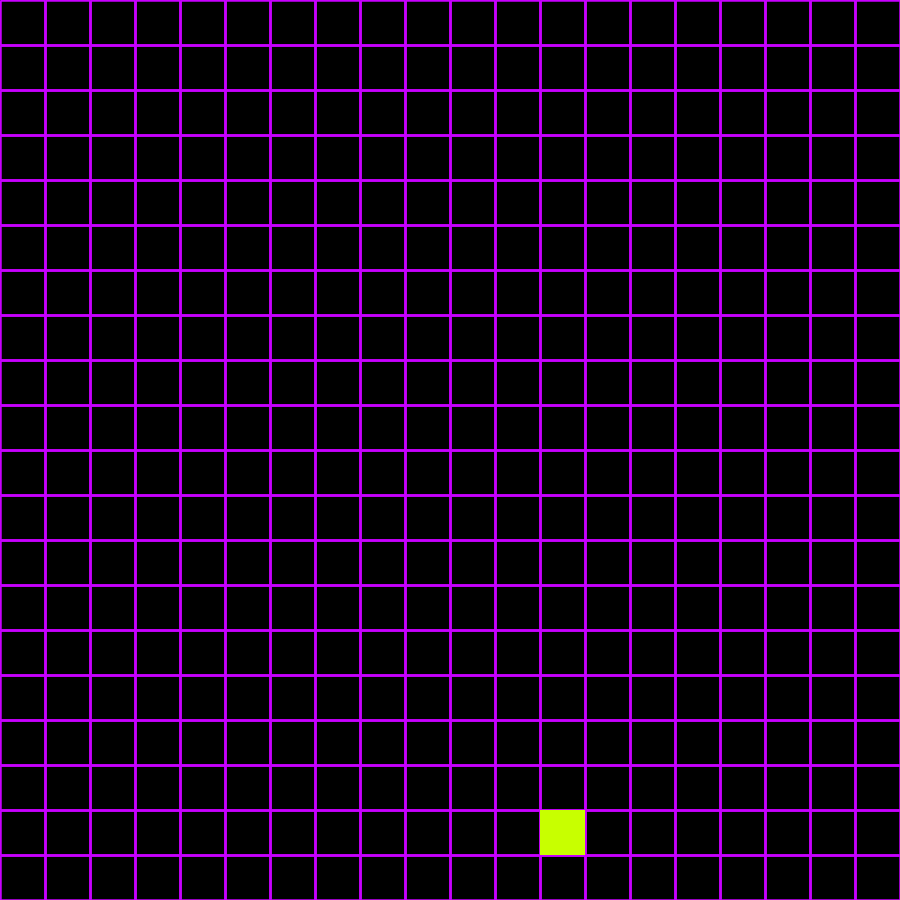
Frame 1 (no input)
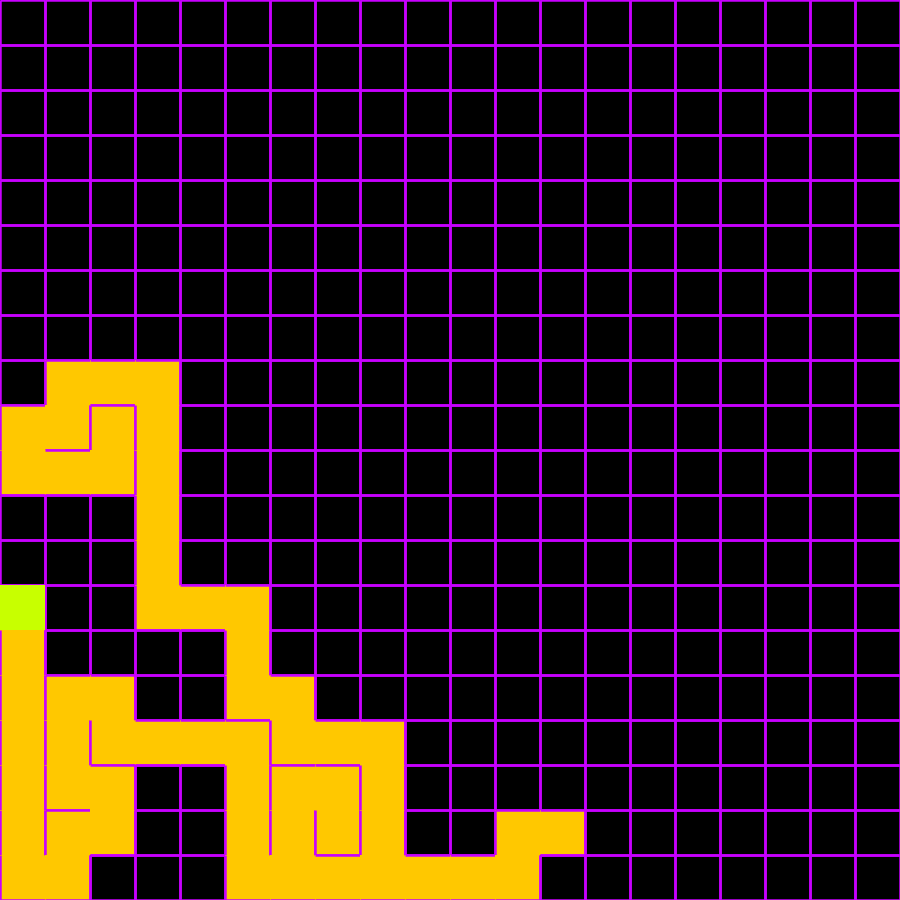
Frame 60 (the mouse pressed at the canvas centre just before this capture)
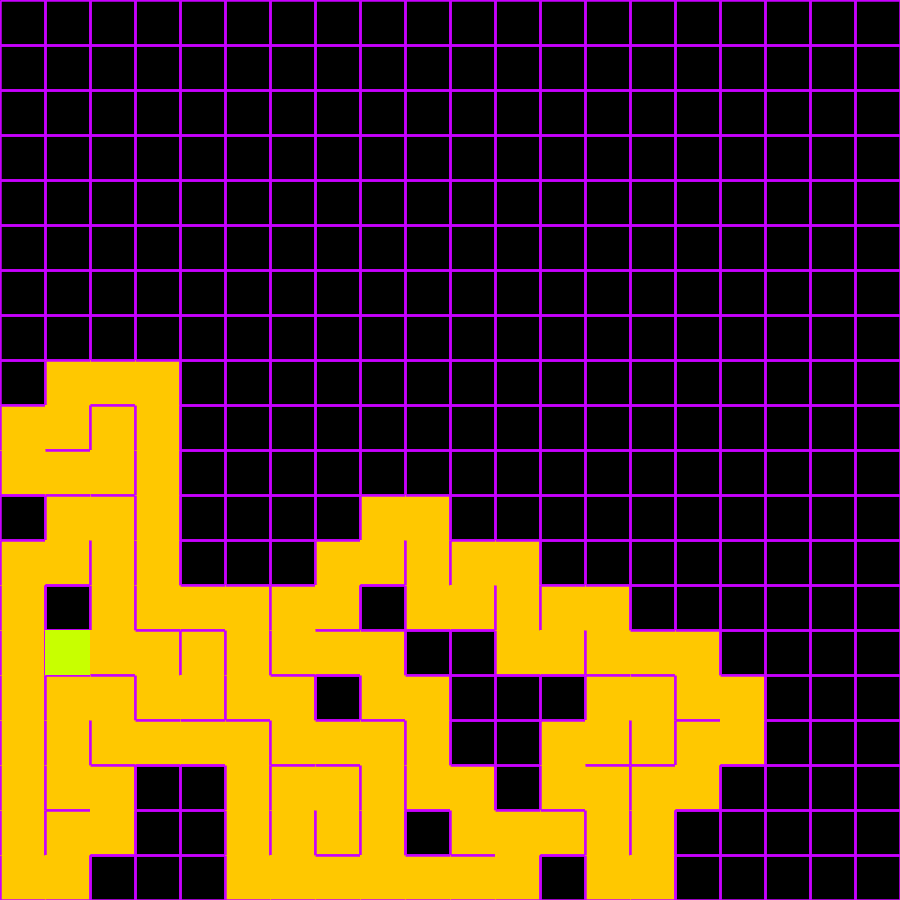
Frame 120 (the mouse held since frame 60 and released just before this capture)

The Processing sketch that drew these frames (run headless with seeded random() and noise(); from frame 60 on, the mouse is pressed at the canvas centre):

// Processing sketch: Maze
// ── Maze.pde
int cols, rows, spaceCol, spaceRow, visitCount;
ArrayList<Cell> cells, stack;
Cell curr;
void setup() {
  size(900, 900);
  cols = 20; 
  rows = cols * height/width;
  visitCount = 0;
  spaceCol = width/cols;
  spaceRow = height/rows;
  cells = new ArrayList<Cell>();
  stack = new ArrayList<Cell>();
  for (int x = 0; x < width; x+=spaceCol) {
    for (int y = 0; y < height; y+=spaceRow) {
      cells.add(new Cell(new PVector(x, y)));
    }
  }
  curr = cells.get(int(random(cells.size())));
  //  curr = cells.get(0);
  curr.setVisited();
  //curr.drawCurr();
}

void getVisitCount() {
  int count = 0;
  for (Cell c : cells)
    if (c.isVisited())
      count++;
  visitCount = count;
}

void draw() {
  background(0);
  for (Cell c : cells) {
    c.drawIfVisited(color(255, 200, 0));
    c.drawLines();
  }
  if (visitCount < cells.size()) {
    if (hasNeighbors(curr)) {
      curr.drawCurr();
      Cell neighbor = getRandNeigh(curr);
      stack.add(curr);
      removeWall(curr, neighbor);
      curr = neighbor;
      curr.setVisited();
    } else if (stack.size()!=0) {
      curr = stack.get(int(random(stack.size())));
    }
    getVisitCount();
  }
}

void removeWall(Cell c, Cell n) {
  if (c.start.x==n.start.x && c.start.y==n.start.y+spaceRow) {
    c.t=0;
    n.b=0;
  } else if (c.start.x==n.start.x+spaceCol && c.start.y==n.start.y) {
    c.l=0;
    n.r=0;
  } else if (c.start.x==n.start.x-spaceCol && c.start.y==n.start.y) {
    c.r=0;
    n.l=0;
  } else if (c.start.x==n.start.x && c.start.y==n.start.y-spaceRow) {
    c.b=0;
    n.t=0;
  }
}

Cell getRandNeigh(Cell c) {
  PVector[] neigh = new PVector[4];
  //0=above, 1=left, 2=right, 3=below
  neigh[0] = new PVector(c.start.x, c.start.y-spaceRow);
  neigh[1] = new PVector(c.start.x-spaceCol, c.start.y);
  neigh[2] = new PVector(c.start.x+spaceCol, c.start.y);
  neigh[3] = new PVector(c.start.x, c.start.y+spaceRow);
  int rand = int(random(neigh.length));
  while ((getNeighbor(neigh[rand])==null || (getNeighbor(neigh[rand]).isVisited()))) {
    rand = int(random(neigh.length));
  }
  return getNeighbor(neigh[rand]);
}

boolean hasNeighbors(Cell c) {
  //checks if unvisited neighbors
  PVector above, left, right, below;
  above = new PVector(c.start.x, c.start.y-spaceRow);
  left = new PVector(c.start.x-spaceCol, c.start.y);
  right = new PVector(c.start.x+spaceCol, c.start.y);
  below = new PVector(c.start.x, c.start.y+spaceRow);
  if (getNeighbor(below) != null && !getNeighbor(below).isVisited())
    return true;
  else if (getNeighbor(above) != null && !getNeighbor(above).isVisited())
    return true;
  else if (getNeighbor(left) != null && !getNeighbor(left).isVisited())
    return true;
  else if (getNeighbor(right) != null && !getNeighbor(right).isVisited())
    return true;
  else
    return false;
}

Cell getNeighbor(PVector loc) {
  for (Cell c : cells)
    if (dist(loc.x, loc.y, c.start.x, c.start.y) < 1)
      return c;
  return null;
}
// ── Cell.pde
class Cell {
  PVector left, top, right, bottom, start;
  boolean isVisited;
  int w, h, l, t, r, b;
  // float angle;
  Cell(PVector start) {
    this.start = start;
    w = spaceCol;
    h = spaceRow;
    l=1;
    t=1;
    r=1;
    b=1;
    //  angle = 0;
    //top = new PVector(start.x+w, start.y);
    //right = new PVector(top.x, top.y+h);
    //bottom = new PVector(right.x-w, right.y);
    //left = new PVector(start.x, start.y);
    top = new PVector(start.x+w, start.y);
    right = new PVector(start.x+w, start.y+h);
    bottom = new PVector(start.x, start.y+h);
    left = new PVector(start.x, start.y);
    isVisited = false;
  }


  void drawCurr() {
    noStroke();
    fill(200, 255, 0);
    rect(start.x, start.y, w, h);
  }

  void drawIfVisited(color c) {
    if (isVisited) {
      noStroke();
      fill(c);
      rect(start.x, start.y, w, h);
    }
  }

  void drawLines() {
    //0 means don't draw and 1 means draw
    //this.l = l;
    //this.t = t;
    //this.r = r;
    //this.b = b;
    strokeWeight(2.5);
    strokeCap(SQUARE);
    //strokeJoin(ROUND);
    // color c = color(map(start.x, 0, width-spaceCol, 60, 255), map(sin(angle), -1, 1, 20, 200), map(start.y, 0, height-spaceCol, 0, 255));
    color c = color(200, 0, 255);
    if (l==1) {
      stroke(c);
      line(left.x, left.y, bottom.x, bottom.y);
    }
    if (t==1) {
      stroke(c);
      line(start.x, start.y, top.x, top.y);
    }
    if (r==1) {
      stroke(c);
      line(top.x, top.y, right.x, right.y);
    }
    if (b==1) {
      stroke(c);
      line(right.x, right.y, bottom.x, bottom.y);
    }
  }

  void setVisited() {
    isVisited = true;
  }

  boolean isVisited() {
    return isVisited;
  }
}
